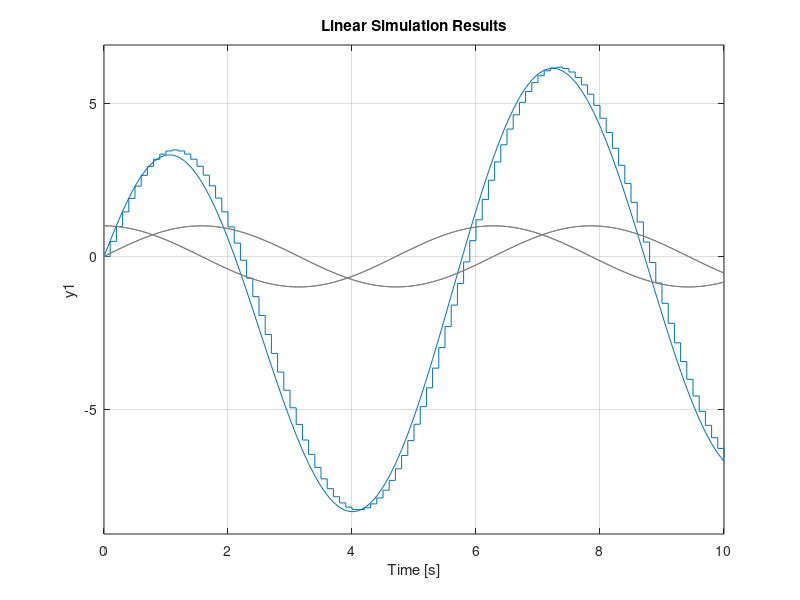

Source code (MATLAB):
clc;clear;

% 3.a.i: Euler
A = [-5 2.7
    -3.1 1.5];
B = [4 2.1
    1.1 3];
C = [1 1];
D = zeros(size(C,1),size(B,2));
ts = 1;

A1 = eye(size(A,1))+ts.*A;
B1 = ts.*B;

% 3.a.ii: Exact
A2 = expm(ts.*A);
B2 = A\(A2-eye(size(A,1)))*B;

% 3.b: Ct to dt by matlab
ts = 0.1;
ct = ss(A,B,C,D);
dt = c2d(ct,ts);

% 3.c: plot the response
t = 0:ts:10;
u = [sin(t);
    cos(t)];

lsim(dt,u);
hold on;
lsim(ct,u,t);
hold off;
grid on;
